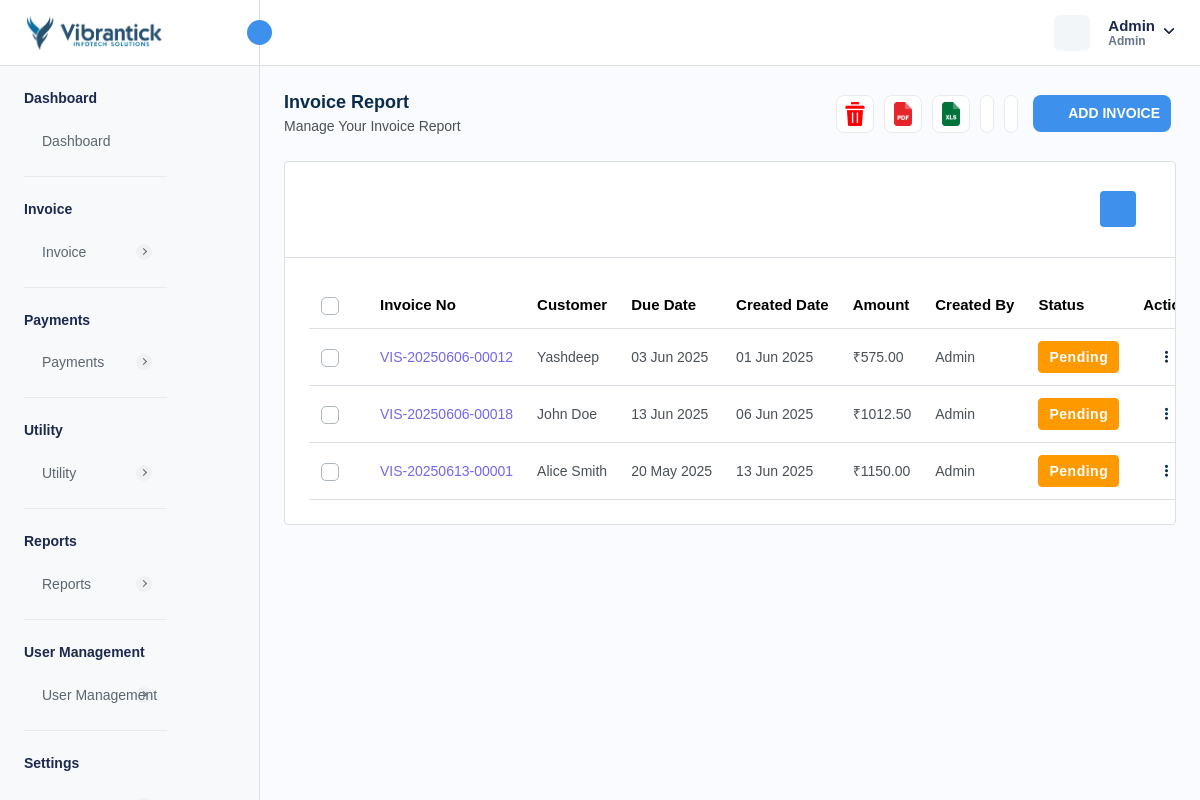
Before: /manage-invoice.php (signed in) with the older database file.
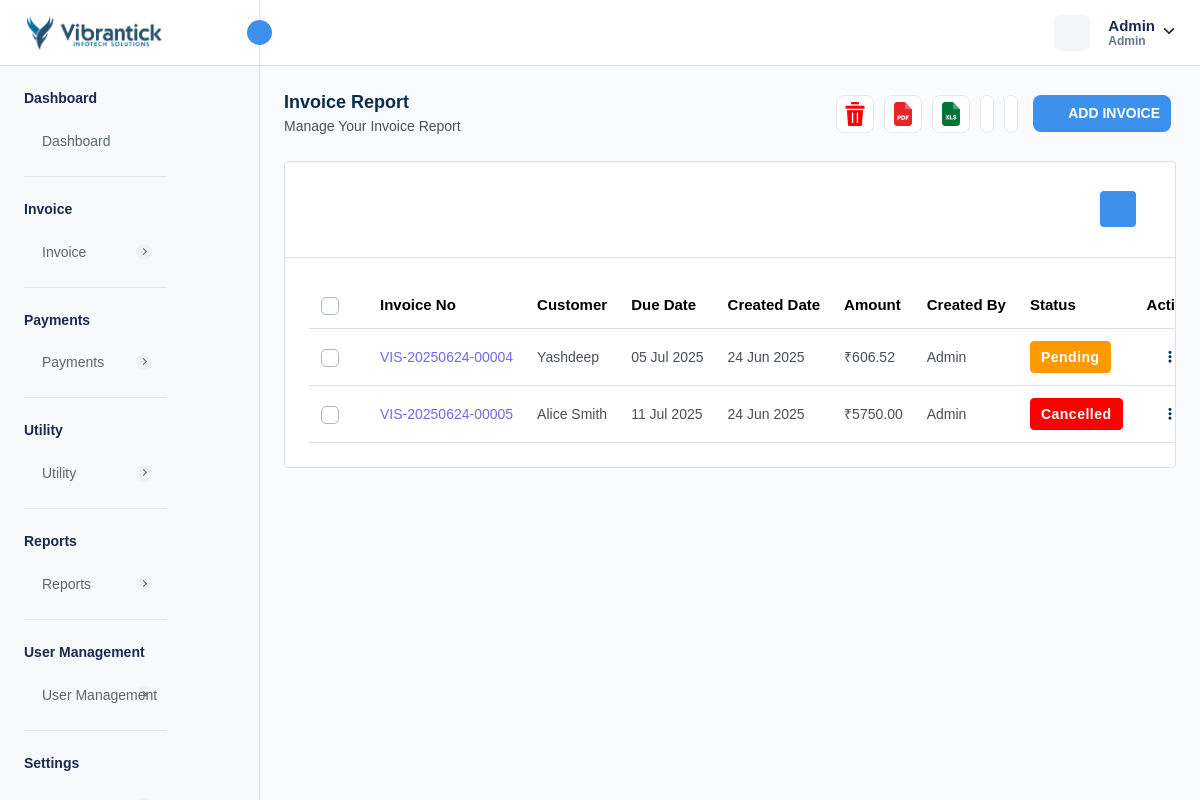
After: the same page with the newer database file.
### tables this page shows
CREATE TABLE `invoice` (
  `invoice_id` int NOT NULL AUTO_INCREMENT,
  `invoice_number` varchar(255) NOT NULL,
  `payment_method` enum('CREDIT_CARD','DEBIT_CARD','CASH','NET_BANKING','PAYPAL','OTHER') NOT NULL,
  `transaction_id` varchar(255) DEFAULT NULL,
  `status` enum('PAID','PENDING','CANCELLED','REFUNDED') NOT NULL,
  `amount` decimal(10,2) NOT NULL,
  `quantity` int NOT NULL,
  `tax` int NOT NULL,
  `discount` decimal(10,2) NOT NULL,
  `total_amount` decimal(10,2) NOT NULL,
  `due_date` varchar(255) DEFAULT NULL,
  `customer_id` int DEFAULT NULL,
  `service_id` json DEFAULT NULL,
  `description` longtext,
  `created_at` timestamp NULL DEFAULT CURRENT_TIMESTAMP,
  `updated_at` timestamp NULL DEFAULT CURRENT_TIMESTAMP ON UPDATE CURRENT_TIMESTAMP,
  `is_active` int NOT NULL DEFAULT '1',
  `reminder_enabled` int NOT NULL DEFAULT '0',
  `reminder_count` int NOT NULL DEFAULT '0',
  `created_by` int NOT NULL,
  `from_date` varchar(255) DEFAULT NULL,
  `to_date` varchar(255) DEFAULT NULL,
  PRIMARY KEY (`invoice_id`),
  UNIQUE KEY `invoice_number_UNIQUE` (`invoice_number`),
  UNIQUE KEY `transaction_id_UNIQUE` (`transaction_id`)
);

CREATE TABLE `customer` (
  `customer_id` int NOT NULL AUTO_INCREMENT,
  `customer_name` varchar(255) NOT NULL,
  `customer_phone` varchar(15) DEFAULT NULL,
  `customer_email` varchar(255) DEFAULT NULL,
  `customer_address` text,
  `ship_name` varchar(255) DEFAULT NULL,
  `ship_phone` varchar(15) DEFAULT NULL,
  `ship_email` varchar(255) DEFAULT NULL,
  `ship_address` text,
  `isActive` int DEFAULT '1',
  `created_at` timestamp NULL DEFAULT CURRENT_TIMESTAMP,
  `updated_at` timestamp NULL DEFAULT NULL ON UPDATE CURRENT_TIMESTAMP,
  `customer_state` varchar(45) DEFAULT NULL,
  `customer_city` int DEFAULT NULL,
  `gst_number` varchar(45) DEFAULT NULL,
  PRIMARY KEY (`customer_id`),
  UNIQUE KEY `customer_phone_UNIQUE` (`customer_phone`),
  UNIQUE KEY `customer_email_UNIQUE` (`customer_email`),
  UNIQUE KEY `gst_number_UNIQUE` (`gst_number`)
);

### manage-invoice.php (the view, shortened to what the changed rows need)
<?php
require './database/config.php';
try {
    if ($_SERVER['REQUEST_METHOD'] == 'GET') {
        $params = [
            'customer' => isset($_GET['customer']) ? $_GET['customer'] : '',
            'from' => isset($_GET['from']) ? $_GET['from'] : '',
            'to' => isset($_GET['to']) ? $_GET['to'] : '',
        ];
        $hasParams = false;
        if ($hasParams) {
            $customerId = $params['customer'] ?? null;
            $startDate = $params['from'] ?? null;
            $endDate = $params['to'] ?? null;
            $startDate = $startDate ? date('Y-m-d', strtotime($startDate)) : null;
            $endDate = $endDate ? date('Y-m-d', strtotime($endDate)) : null;
            $query = "SELECT
            invoice.*,
            customer.customer_id,
            customer.customer_name,
            admin.admin_username
            FROM invoice
            INNER JOIN customer ON customer.customer_id = invoice.customer_id
            LEFT JOIN admin ON admin.admin_id = invoice.created_by
            WHERE invoice.is_active = 1";
            $conditions = [];
            $paramsToBind = [];
            if ($customerId) {
                $conditions[] = "invoice.customer_id = ?";
                $paramsToBind[] = $customerId;
            }
            if ($startDate) {
                $conditions[] = "DATE(invoice.created_at) >= ?";
                $paramsToBind[] = $startDate;
            }
            if ($endDate) {
                $conditions[] = "DATE(invoice.created_at) <= ?";
                $paramsToBind[] = $endDate;
            }
            if (!empty($conditions)) {
                $query .= " AND " . implode(" AND ", $conditions);
            }
            $stmtFetchInvoices = $db->prepare($query);
            if ($stmtFetchInvoices === false) {
                $_SESSION['error'] = 'Query preparation failed';
            } else {
                if (!empty($paramsToBind)) {
                    $types = str_repeat("s", count($paramsToBind));
                    $stmtFetchInvoices->bind_param($types, ...$paramsToBind);
                }
                if ($stmtFetchInvoices->execute()) {
                    $invoices = $stmtFetchInvoices->get_result();
                } else {
                    $_SESSION['error'] = 'Error fetching filtered invoices';
                }
                $stmtFetchInvoices->close();
            }
            $stmtFetchCustomers = $db->prepare("SELECT * FROM customer WHERE isActive = 1");
            $stmtFetchCustomers->execute();
            $customers = $stmtFetchCustomers->get_result()->fetch_all(MYSQLI_ASSOC);
            $stmtFetchCustomers->close();
        } else {
            $stmtFetchInvoices = $db->prepare("SELECT
                invoice.*,
                customer.customer_id,
                customer.customer_name,
                admin.admin_username
                FROM invoice
                INNER JOIN customer
                ON customer.customer_id = invoice.customer_id
                LEFT JOIN admin
                ON admin.admin_id = invoice.created_by
                WHERE invoice.is_active = 1
                ");
            if ($stmtFetchInvoices->execute()) {
                $invoices = $stmtFetchInvoices->get_result();
            } else {
                $_SESSION['error'] = 'Error for fetching customers';
            }
        }
    }
} catch (Exception $e) {
    $_SESSION['error'] = $e->getMessage();
}
?>
<!DOCTYPE html>
<html lang="en">
<head>
    <link rel="stylesheet" href="assets/css/bootstrap.min.css">
    <link rel="stylesheet" href="assets/css/animate.css">
    <link rel="stylesheet" href="assets/plugins/select2/css/select2.min.css">
    <link rel="stylesheet" href="assets/css/dataTables.bootstrap5.min.css">
    <link rel="stylesheet" href="assets/css/bootstrap-datetimepicker.min.css">
    <link rel="stylesheet" href="assets/plugins/daterangepicker/daterangepicker.css">
    <link rel="stylesheet" href="assets/plugins/summernote/summernote-bs4.min.css">
    <link rel="stylesheet" href="assets/plugins/fontawesome/css/fontawesome.min.css">
    <link rel="stylesheet" href="assets/plugins/fontawesome/css/all.min.css">
    <link rel="stylesheet" href="assets/css/style.css">
    <link rel="stylesheet" href="https://cdn.jsdelivr.net/npm/notyf@3/notyf.min.css" />
</head>
<body>
    <div class="main-wrapper">
        <div class="page-wrapper">
            <div class="content">
                <div class="card table-list-card">
                    <div class="card-body">
                        <div class="table-responsive">
                            <table id="myTable" class="table  datanew">
                                <thead>
                                    <tr>
                                        <th class="no-sort">
                                            <label class="checkboxs">
                                                <span class="checkmarks"></span>
                                            </label>
                                        </th>
                                        <th>Invoice No</th>
                                        <th>Customer</th>
                                        <th>Due Date</th>
                                        <th>Created Date</th>
                                        <th>Amount</th>
                                        <th>Created By</th>
                                        <th>Status</th>
                                        <th class="no-sort text-center">Action</th>
                                    </tr>
                                </thead>
                                <tbody>
                                    <?php foreach ($invoices->fetch_all(MYSQLI_ASSOC) as $invoice) { ?>
                                        <tr>
                                            <td>
                                                <label class="checkboxs">
                                                    <span class="checkmarks"></span>
                                                </label>
                                            </td>
                                            <td class="ref-number"><?php echo $invoice['invoice_number'] ?></td>
                                            <td><?php echo $invoice['customer_name'] ?></td>
                                            <td><?php $date = new DateTime($invoice['due_date']);
                                            echo $date->format('d M Y') ?>
                                            </td>
                                            <td><?php $date = new DateTime($invoice['created_at']);
                                            echo $date->format('d M Y') ?>
                                            </td>
                                            <td>₹<?php echo $invoice['total_amount'] ?></td>
                                            <td><?php echo $invoice['admin_username'] ?></td>
                                            <td>
                                                <?php if ($invoice['status'] == 'PAID') { ?>
                                                    <span class="badge badge-lg bg-success">Paid</span>
                                                <?php } elseif ($invoice['status'] == 'CANCELLED') { ?>
                                                    <span class="badge badge-lg bg-danger">Cancelled</span>
                                                <?php } elseif ($invoice['status'] == 'PENDING') { ?>
                                                    <span class="badge badge-lg bg-warning">Pending</span>
                                                <?php } elseif ($invoice['status'] == 'REFUNDED') { ?>
                                                    <span class="badge badge-lg bg-primary">Refunded</span>
                                                <?php } ?>
                                            </td>
                                            <td class="text-center">
                                                <a class="action-set" href="javascript:void(0);" data-bs-toggle="dropdown"
                                                    aria-expanded="true">
                                                    <i class="fa fa-ellipsis-v" aria-hidden="true"></i>
                                                </a>
                                            </td>
                                        </tr>
                                    <?php } ?>
                                </tbody>
                            </table>
                        </div>
                    </div>
                </div>
            </div>
        </div>
    </div>
</body>
</html>

Changed rows visible on the page:
removed invoice: invoice_number "VIS-20250606-00012", customer.customer_name "Yashdeep", due_date "03 Jun 2025", created_at "01 Jun 2025", total_amount "575.00", admin.admin_username "Admin", status "Pending"
removed invoice: invoice_number "VIS-20250606-00018", customer.customer_name "John Doe", due_date "13 Jun 2025", created_at "06 Jun 2025", total_amount "1012.50", admin.admin_username "Admin", status "Pending"
removed invoice: invoice_number "VIS-20250613-00001", customer.customer_name "Alice Smith", due_date "20 May 2025", created_at "13 Jun 2025", total_amount "1150.00", admin.admin_username "Admin", status "Pending"
added invoice: invoice_number "VIS-20250624-00004", customer.customer_name "Yashdeep", due_date "05 Jul 2025", created_at "24 Jun 2025", total_amount "606.52", admin.admin_username "Admin", status "Pending"
added invoice: invoice_number "VIS-20250624-00005", customer.customer_name "Alice Smith", due_date "11 Jul 2025", created_at "24 Jun 2025", total_amount "5750.00", admin.admin_username "Admin", status "Cancelled"
